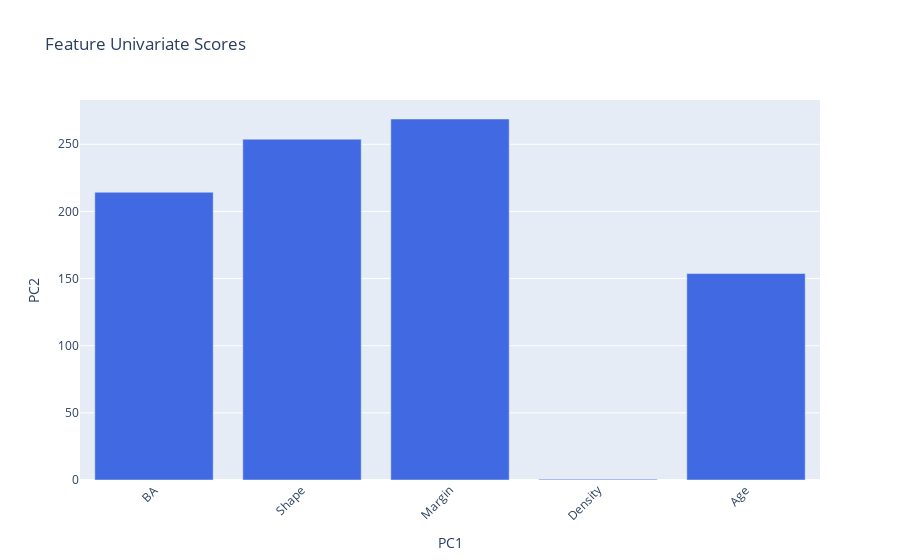

The notebook cell saved with this chart:
### Code cell
# 4.2
import plotly.express as px
from sklearn.decomposition import PCA


df.dropna(inplace=True)
X = df[['BA', 'Shape', 'Margin', 'Density', 'Age']]

pca = PCA(n_components=2)
components = pca.fit_transform(X)

print(components)
fig.update_layout(
    xaxis_title="PC1",
    yaxis_title="PC2"
)
fig.show()

fig.show()

### Figure 1 — Plotly figure (JSON) as saved in the notebook; plotly's stock layout.template omitted (floating-point values rounded to 4 significant figures)
{"data": [{"marker": {"color": "royalblue"}, "type": "bar", "x": [0, 1, 2, 3, 4], "y": [214.3, 253.8, 268.8, 0.6254, 153.7]}], "layout": {"title": {"text": "Feature Univariate Scores"}, "xaxis": {"tickangle": -45, "tickmode": "array", "ticktext": ["BA", "Shape", "Margin", "Density", "Age"], "tickvals": [0, 1, 2, 3, 4], "title": {"text": "PC1"}}, "yaxis": {"title": {"text": "PC2"}}}}
